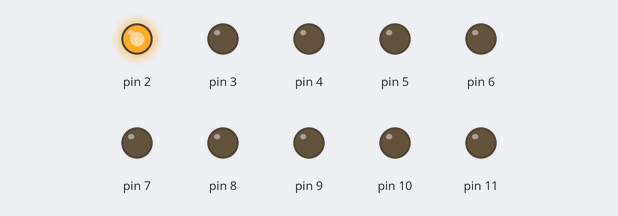
Bench run of a sketch on a simulated Arduino Uno, built with avr-gcc and run on an emulated ATmega328P. On the bench: output pins drawn as LEDs (lit = HIGH).

Above: at 0.16 s.
At 1.76 s:
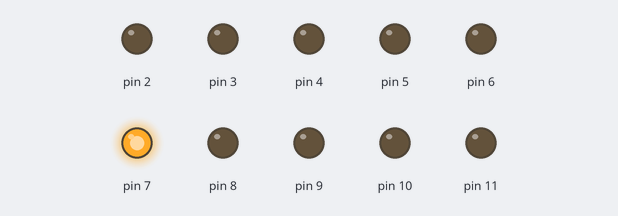
At 2.72 s:
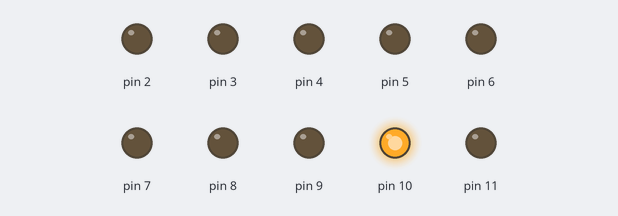
At 3.68 s:
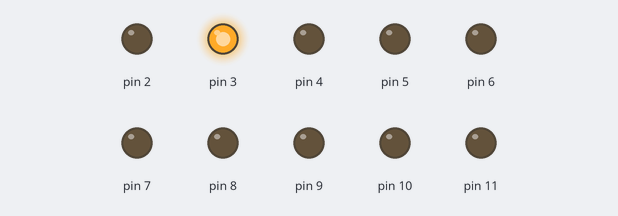
At 5.28 s:
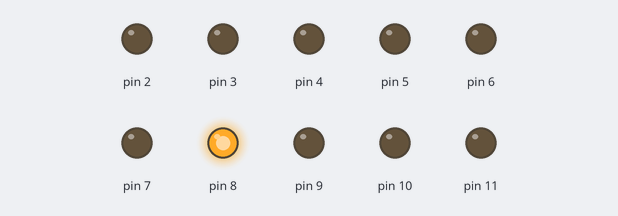
At 7.2 s:
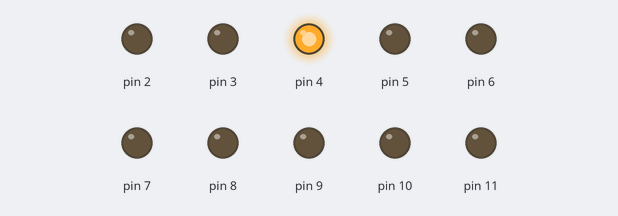
Timing chart, 0 to 7.5 s (numbered marks = the images above):
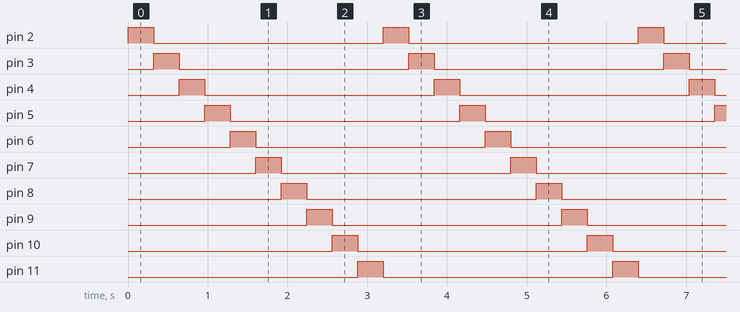

The sketch:

manejo_digital_b1.ino
```cpp
// C++ code
//
void setup()
{
  pinMode(2, OUTPUT);
  pinMode(3, OUTPUT);
  pinMode(4, OUTPUT);
  pinMode(5, OUTPUT);
  pinMode(6, OUTPUT);
  pinMode(7, OUTPUT);
  pinMode(8, OUTPUT);
  pinMode(9, OUTPUT);
  pinMode(10, OUTPUT);
  pinMode(11, OUTPUT);
}

void loop()
{
  digitalWrite(2, HIGH);
  delay(0500);
  digitalWrite(2, LOW);
  digitalWrite(3, HIGH);
  delay(0500);
  digitalWrite(3, LOW);
  digitalWrite(4, HIGH);
  delay(0500);
  digitalWrite(4, LOW);
  digitalWrite(5, HIGH);
  delay(0500);
  digitalWrite(5, LOW);
  digitalWrite(6, HIGH);
  delay(0500);
  digitalWrite(6, LOW);
  digitalWrite(7, HIGH);
  delay(0500);
  digitalWrite(7, LOW);
  digitalWrite(8, HIGH);
  delay(0500);
  digitalWrite(8, LOW);
  digitalWrite(9, HIGH);
  delay(0500);
  digitalWrite(9, LOW);
  digitalWrite(10, HIGH);
  delay(0500);
  digitalWrite(10, LOW);
  digitalWrite(11, HIGH);
  delay(0500);
  digitalWrite(11, LOW);
}
```

Measured:
- by itself, pin 2–11: alternates HIGH for 0.32 s and LOW for 2.9 s
- by itself, everything shown: repeats every 3.2 s, in 11 steps
